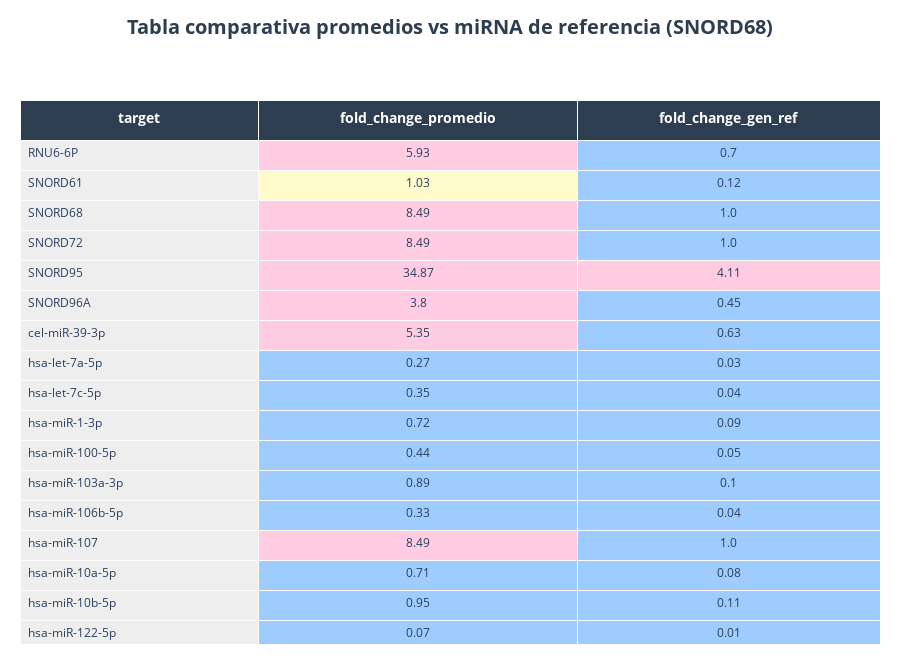

Write notebook code for a chart like this one.
### Markdown cell above
### Tabla comparativa de métodos de calculo de fold change

Este código genera una tabla interactiva en Python usando Plotly. Procesa los valores de "fold change" para cada gen y ajusta los estilos de manera dinámica, calculando el ancho de columnas en función del contenido y aplicando colores condicionales según los umbrales definidos. También ajusta la altura de las filas y el layout de la tabla para mejorar la visualización.

### Code cell
import pandas as pd
import plotly.graph_objects as go
import numpy as np

# Configuración actualizada con ajustes de ancho
SETTINGS = {
    "color_thresholds": [1, 2],
    "colors": ['#9fccff', '#FFFBCA', '#FFCCE1'],
    "header_style": {
        "fill_color": '#2C3E50',
        "font_color": 'white',
        "align": ['center', 'center', 'center'],
        "font_size": 14,
        "height": 40
    },
    "cell_style": {
        "font_size": 12,
        "align": ['left', 'center', 'center'],
        "height": 30
    },
    "decimals": 2,
    "char_width": 7,         # Pixeles por carácter
    "min_column_width": 60,  # Ancho mínimo reducido
    "max_column_width": 200,  # Límite máximo ajustado

    "row_height": 35,         # Altura por fila
    "header_height": 40,      # Altura del encabezado
    "base_height": 300        # Altura base para título y márgenes
}

def prepare_data(df):
    return (df[['target', 'fold_change_promedio', 'fold_change_gen_ref']]
            .sort_values(by='target', ascending=True)
            .assign(
                fold_change_promedio=lambda x: x['fold_change_promedio'].round(SETTINGS['decimals']),
                fold_change_gen_ref=lambda x: x['fold_change_gen_ref'].round(SETTINGS['decimals'])
            ))

def calculate_colors(series):
    return np.select(
        [series > SETTINGS["color_thresholds"][1],
         series > SETTINGS["color_thresholds"][0]],
        SETTINGS["colors"][::-1][:2],
        SETTINGS["colors"][0]
    )

def calculate_column_widths(df):
    col_widths = []
    for col in df.columns:
        # Longitud máxima entre encabezado y contenido
        max_header_length = len(str(col))
        max_content_length = df[col].astype(str).apply(len).max()
        max_length = max(max_header_length, max_content_length)

        # Cálculo de ancho con nuevos parámetros
        calculated_width = max_length * SETTINGS["char_width"]
        final_width = np.clip(calculated_width,
                            SETTINGS["min_column_width"],
                            SETTINGS["max_column_width"])

        col_widths.append(final_width)

    return col_widths

def create_interactive_table(df):
    # Convertir datos a strings para mejor cálculo
    df_display = df.copy()
    for col in ['fold_change_promedio', 'fold_change_gen_ref']:
        df_display[col] = df_display[col].astype(str)

    metadata = {
        "columns": df_display.columns.tolist(),
        "promedio_colors": calculate_colors(df['fold_change_promedio']),
        "gen_ref_colors": calculate_colors(df['fold_change_gen_ref']),
        "values": [df_display[col] for col in df_display.columns]
    }

    fig = go.Figure(data=[go.Table(
        columnwidth=calculate_column_widths(df_display),
        header=dict(
            values=[f"<b>{col}</b>" for col in metadata["columns"]],
            **SETTINGS["header_style"],
            font=dict(
                size=SETTINGS["header_style"]["font_size"],
                color=SETTINGS["header_style"]["font_color"]
            )
        ),
        cells=dict(
            values=metadata["values"],
            fill_color=[
                ['#EEEEEE']*len(df),
                metadata["promedio_colors"],
                metadata["gen_ref_colors"]
            ],
            **SETTINGS["cell_style"],
            font=dict(size=SETTINGS["cell_style"]["font_size"])
        )
    )])

    # Ajustes finales del layout
    fig.update_layout(
        title={
            'text': f'<b>Tabla comparativa promedios vs miRNA de referencia ({gen_referencia})</b>',
            'y': 0.97,
            'x': 0.5,
            'xanchor': 'center',
            'font': dict(size=20, color='#2C3E50')
        },
        margin=dict(t=100, b=20, l=20, r=20),
        paper_bgcolor='white',
        autosize=False,  # Desactivar autoajuste global para priorizar nuestros cálculos
        height=300 + len(df)*4
    )

    return fig

# Datos de prueba con diferentes longitudes
df_fold_change = df_consolidado[['target', 'fold_change_promedio', 'fold_change_gen_ref']]

df_processed = prepare_data(df_fold_change)
fig = create_interactive_table(df_processed)
fig.show(config={'responsive': False})  # Desactivar responsive para forzar nuestros anchos

### Figure 1 — Plotly figure (JSON) as saved in the notebook; plotly's stock layout.template omitted (floating-point values rounded to 4 significant figures; data arrays with more than 128 entries replaced by an {"elided": "..."} marker saying what was removed)
{"data": [{"cells": {"align": ["left", "center", "center"], "fill": {"color": {"elided": "3x91 str values"}}, "font": {"size": 12}, "height": 30, "values": {"elided": "3x91 str values"}}, "columnwidth": [105, 140, 133], "header": {"align": ["center", "center", "center"], "fill": {"color": "#2C3E50"}, "font": {"color": "white", "size": 14}, "height": 40, "values": ["<b>target</b>", "<b>fold_change_promedio</b>", "<b>fold_change_gen_ref</b>"]}, "type": "table"}], "layout": {"autosize": false, "height": 664, "margin": {"b": 20, "l": 20, "r": 20, "t": 100}, "paper_bgcolor": "white", "title": {"font": {"color": "#2C3E50", "size": 20}, "text": "<b>Tabla comparativa promedios vs miRNA de referencia (SNORD68)</b>", "x": 0.5, "xanchor": "center", "y": 0.97}}}
